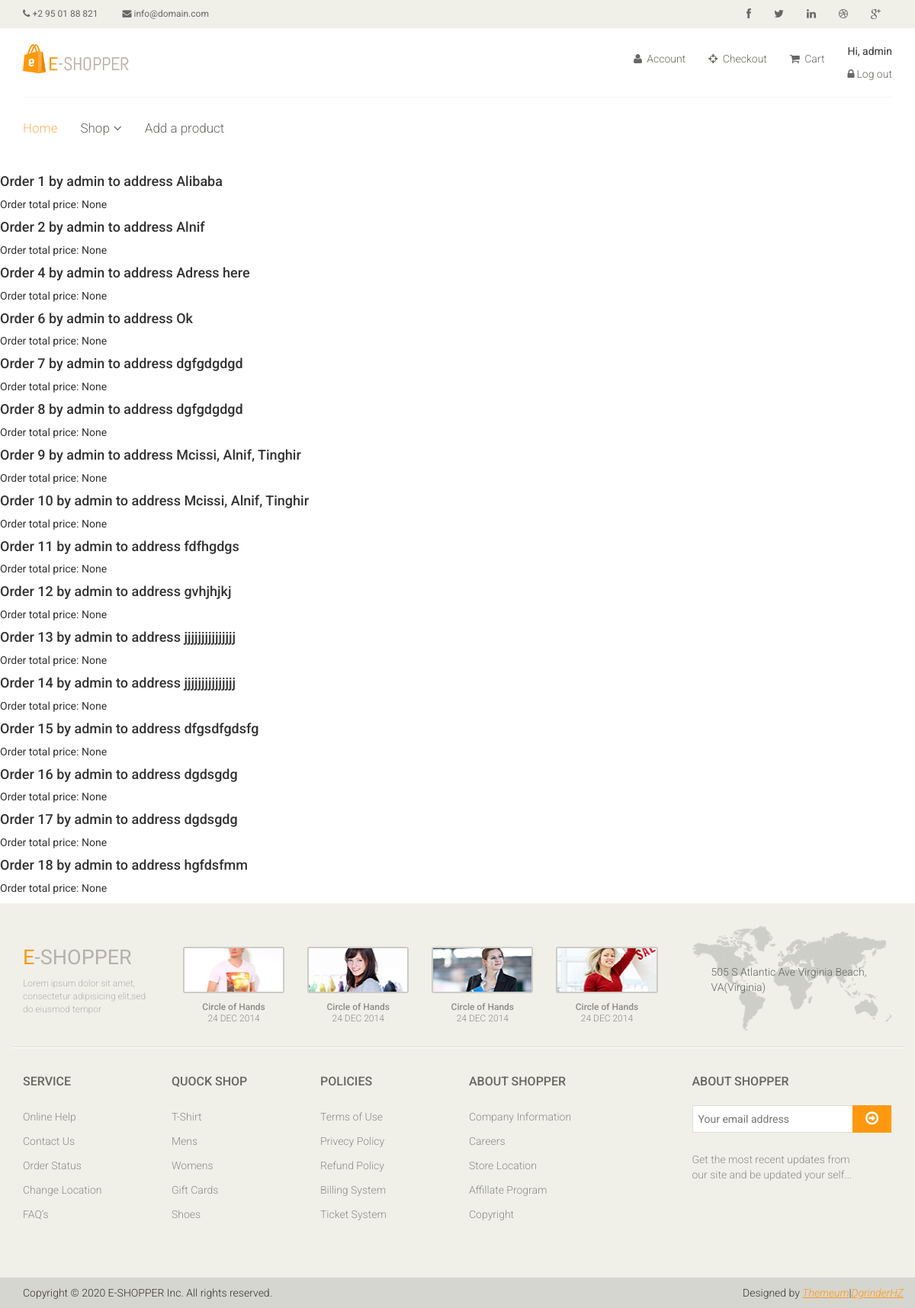
Screenshot of /orders/show_user_orders/ (signed in) with the database file from the repository.
### orders/models.py (models this page shows, shortened)
class Order(models.Model):
    address = models.CharField(max_length=100)
    user = models.ForeignKey(User, on_delete=models.CASCADE)
    items = models.ManyToManyField(Product)
    created_at = models.DateTimeField(auto_now_add=True)
    def total_price(self):
        return self.items.aggregate(total_price=Sum('price'))['total_price']

### orders/views.py (the view)
# urls.py: path('orders/show_user_orders/', show_user_orders, name='show_user_orders'),
@login_required
def show_user_orders(request):
    user = request.user
    orders = get_list_or_404(Order, user=user)
    return render(request, 'orders/orders_list.html', {'orders': orders})

### templates/orders/orders_list.html (shortened to what this page needs)
{% extends "base.html" %}
{% block content %}
    {% for order in orders %}
        <h4>Order {{ order.id }} by {{ order.user }} to address {{ order.address }}</h4>
        <p class="product-price">Order total price: {{ order.total_price }}</p>
    {% empty %}
    <p>No orders yet.</p>
    {% endfor %}
{% endblock %}

### templates/base.html (shortened to what this page needs)
{% load static %}
<!DOCTYPE html>
<html lang="en">
<head>
    <link href="{% static 'css/bootstrap.min.css' %}" rel="stylesheet">
    <link href="{% static 'css/font-awesome.min.css' %}" rel="stylesheet">
    <link href="{% static 'css/prettyPhoto.css' %}" rel="stylesheet">
    <link href="{% static 'css/price-range.css' %}" rel="stylesheet">
    <link href="{% static 'css/animate.css' %}" rel="stylesheet">
    <link href="{% static 'css/main.css' %}" rel="stylesheet">
    <link href="{% static 'css/responsive.css' %}" rel="stylesheet">
</head>
<body>
    <header id="header">
        <div class="header_top">
            <div class="container">
                <div class="row">
                    <div class="col-sm-6">
                        <div class="contactinfo">
                            <ul class="nav nav-pills">
                                <li><a href="#"><i class="fa fa-phone"></i> +2 95 01 88 821</a></li>
                                <li><a href="#"><i class="fa fa-envelope"></i> info@domain.com</a></li>
                            </ul>
                        </div>
                    </div>
                    <div class="col-sm-6">
                        <div class="social-icons pull-right">
                            <ul class="nav navbar-nav">
                                <li><a href="#"><i class="fa fa-facebook"></i></a></li>
                                <li><a href="#"><i class="fa fa-twitter"></i></a></li>
                                <li><a href="#"><i class="fa fa-linkedin"></i></a></li>
                                <li><a href="#"><i class="fa fa-dribbble"></i></a></li>
                                <li><a href="#"><i class="fa fa-google-plus"></i></a></li>
                            </ul>
                        </div>
                    </div>
                </div>
            </div>
        </div>
        <div class="header-middle">
            <div class="container">
                <div class="row">
                    <div class="col-sm-4">
                        <div class="logo pull-left">
                            <a href="{% url 'home' %}"><img src="{% static 'images/home/logo.png' %}" alt="" /></a>
                        </div>
                    </div>
                    <div class="col-sm-8">
                        <div class="shop-menu pull-right">
                            <ul class="nav navbar-nav">
                                <li><a href="#"><i class="fa fa-user"></i> Account</a></li>
                                <li><a href="{% url 'order' %}"><i class="fa fa-crosshairs"></i> Checkout</a></li>
                                <li>
                                    <a href="{% url 'cart' %}">
                                        <i class="fa fa-shopping-cart"></i>
                                        Cart
                                    </a>
                                </li>
                                <li>
                                    {% if user.is_authenticated %}
                                    <p>Hi, {{ user.username }}</p>
                                    <a href="{% url 'logout' %}"><i class="fa fa-lock"></i>Log out</a>
                                    {% else  %}
                                    <a href="{% url 'login' %}"><i class="fa fa-lock"></i>Log in</a>
                                    {% endif %}
                                </li>
                            </ul>
                        </div>
                    </div>
                </div>
            </div>
        </div>
        <div class="header-bottom">
            <div class="container">
                <div class="row">
                    <div class="col-sm-9">
                        <div class="mainmenu pull-left">
                            <ul class="nav navbar-nav collapse navbar-collapse">
                                <li><a href="{% url 'home' %}" class="active">Home</a></li>
                                <li class="dropdown"><a href="#">Shop<i class="fa fa-angle-down"></i></a>
                                </li>
                                {% if user.is_superuser%}
                                <li><a href="{% url 'product_add' %}">Add a product</a></li>
                                {% endif %}
                            </ul>
                        </div>
                    </div>
                </div>
            </div>
        </div>
    </header>
    {% block content %}
    {% endblock %}
    <footer id="footer">
		<div class="footer-top">
			<div class="container">
				<div class="row">
					<div class="col-sm-2">
						<div class="companyinfo">
							<h2><span>e</span>-shopper</h2>
							<p>Lorem ipsum dolor sit amet, consectetur adipisicing elit,sed do eiusmod tempor</p>
						</div>
					</div>
					<div class="col-sm-7">
						<div class="col-sm-3">
							<div class="video-gallery text-center">
								<a href="#">
									<div class="iframe-img">
										<img src="{% static 'images/home/iframe1.png' %}" alt="" />
									</div>
								</a>
								<p>Circle of Hands</p>
								<h2>24 DEC 2014</h2>
							</div>
						</div>
						<div class="col-sm-3">
							<div class="video-gallery text-center">
								<a href="#">
									<div class="iframe-img">
										<img src="{% static 'images/home/iframe2.png' %}" alt="" />
									</div>
								</a>
								<p>Circle of Hands</p>
								<h2>24 DEC 2014</h2>
							</div>
						</div>
						<div class="col-sm-3">
							<div class="video-gallery text-center">
								<a href="#">
									<div class="iframe-img">
										<img src="{% static 'images/home/iframe3.png' %}" alt="" />
									</div>
								</a>
								<p>Circle of Hands</p>
								<h2>24 DEC 2014</h2>
							</div>
						</div>
						<div class="col-sm-3">
							<div class="video-gallery text-center">
								<a href="#">
									<div class="iframe-img">
										<img src="{% static 'images/home/iframe4.png' %}" alt="" />
									</div>
								</a>
								<p>Circle of Hands</p>
								<h2>24 DEC 2014</h2>
							</div>
						</div>
					</div>
					<div class="col-sm-3">
						<div class="address">
							<img src="{% static 'images/home/map.png' %}" alt="" />
							<p>505 S Atlantic Ave Virginia Beach, VA(Virginia)</p>
						</div>
					</div>
				</div>
			</div>
		</div>
		<div class="footer-widget">
			<div class="container">
				<div class="row">
					<div class="col-sm-2">
						<div class="single-widget">
							<h2>Service</h2>
							<ul class="nav nav-pills nav-stacked">
								<li><a href="#">Online Help</a></li>
								<li><a href="#">Contact Us</a></li>
								<li><a href="#">Order Status</a></li>
								<li><a href="#">Change Location</a></li>
								<li><a href="#">FAQ’s</a></li>
							</ul>
						</div>
					</div>
					<div class="col-sm-2">
						<div class="single-widget">
							<h2>Quock Shop</h2>
							<ul class="nav nav-pills nav-stacked">
								<li><a href="#">T-Shirt</a></li>
								<li><a href="#">Mens</a></li>
								<li><a href="#">Womens</a></li>
								<li><a href="#">Gift Cards</a></li>
								<li><a href="#">Shoes</a></li>
							</ul>
						</div>
					</div>
					<div class="col-sm-2">
						<div class="single-widget">
							<h2>Policies</h2>
							<ul class="nav nav-pills nav-stacked">
								<li><a href="#">Terms of Use</a></li>
								<li><a href="#">Privecy Policy</a></li>
								<li><a href="#">Refund Policy</a></li>
								<li><a href="#">Billing System</a></li>
								<li><a href="#">Ticket System</a></li>
							</ul>
						</div>
					</div>
					<div class="col-sm-2">
						<div class="single-widget">
							<h2>About Shopper</h2>
							<ul class="nav nav-pills nav-stacked">
								<li><a href="#">Company Information</a></li>
								<li><a href="#">Careers</a></li>
								<li><a href="#">Store Location</a></li>
								<li><a href="#">Affillate Program</a></li>
								<li><a href="#">Copyright</a></li>
							</ul>
						</div>
					</div>
					<div class="col-sm-3 col-sm-offset-1">
						<div class="single-widget">
							<h2>About Shopper</h2>
							<form action="#" class="searchform">
								<input type="text" placeholder="Your email address" />
								<button type="submit" class="btn btn-default"><i class="fa fa-arrow-circle-o-right"></i></button>
								<p>Get the most recent updates from <br />our site and be updated your self...</p>
							</form>
						</div>
					</div>
				</div>
			</div>
		</div>
		<div class="footer-bottom">
			<div class="container">
				<div class="row">
					<p class="pull-left">Copyright © 2020 E-SHOPPER Inc. All rights reserved.</p>
					<p class="pull-right">Designed by <span><a target="_blank" href="http://www.themeum.com">Themeum</a>|<a target="_blank" href="https://github.com/DgrinderHZ">DgrinderHZ</a></span></p>
				</div>
			</div>
		</div>
	</footer>
</body>
</html>
</html>

### static/css/main.css (style rules this page uses)
body { font-family: 'Roboto', sans-serif; position: relative; font-weight:400px; }
ul li { list-style: none; }
a { -webkit-transition: 300ms; -moz-transition: 300ms; -o-transition: 300ms; transition: 300ms; }
h1, h2, h3, h4, h5, h6 { font-family: 'Roboto', sans-serif; }
.header_top { background: none repeat scroll 0 0 #F0F0E9; }
.contactinfo ul li:first-child { margin-left: -15px; }
.contactinfo ul li a { font-size: 12px; color: #696763; font-family: 'Roboto', sans-serif; }
.social-icons ul li a { border: 0 none; border-radius: 0; color: #696763; padding:0px; }
.social-icons ul li { display:inline-block; }
.social-icons ul li a i { padding: 11px 15px; transition: all 0.9s ease 0s; -moz-transition: all 0.9s ease 0s; -webkit-transition: all 0.9s ease 0s; -o-transition: all 0.9s ease 0s; }
.header-middle .container .row { border-bottom: 1px solid #f5f5f5; margin-left: 0; margin-right: 0; padding-bottom: 20px; padding-top: 20px; }
.header-middle .container .row .col-sm-4 { padding-left: 0; }
.header-middle .container .row .col-sm-8 { padding-right:0; }
.shop-menu ul li { display:inline-block; padding-left: 15px; padding-right: 15px; }
.shop-menu ul li:last-child { padding-right: 0; }
.shop-menu ul li a { background: #FFFFFF; color: #696763; font-family: 'Roboto', sans-serif; font-size: 14px; font-weight: 300; padding:0; padding-right: 0; margin-top: 10px; }
.shop-menu ul li a i { margin-right:3px; }
.header-bottom { padding-bottom: 30px; padding-top: 30px; }
.navbar-collapse.collapse { padding-left: 0; }
.mainmenu ul li { padding-right: 15px; padding-left: 15px; }
.mainmenu ul li:first-child { padding-left: 0px; }
.mainmenu ul li a { color: #696763; font-family: 'Roboto', sans-serif; font-size: 17px; font-weight: 300; padding: 0; padding-bottom: 10px; }
.mainmenu ul li a:hover, .mainmenu ul li a.active, .shop-menu ul li a.active { background:none; color:#fdb45e; }
.fa-angle-down { padding-left: 5px; }
#footer { background: #F0F0E9; }
.footer-top .container { border-bottom: 1px solid #E0E0DA; padding-bottom: 20px; }
.companyinfo { margin-top: 57px; }
.companyinfo h2 { color: #B4B1AB; font-family: abel; font-size: 27px; text-transform: uppercase; }
.companyinfo h2 span { color:#FE980F; }
.companyinfo p { color: #B3B3AD; font-family: 'Roboto', sans-serif; font-size: 12px; font-weight: 300; }
.footer-top .col-sm-3 { overflow: hidden; }
.video-gallery { margin-top: 57px; position: inherit; }
.video-gallery a img { height: 100%; width: 100%; }
.iframe-img { position: relative; display: block; height: 61px; margin-bottom: 10px; border: 2px solid #CCCCC6; border-radius: 3px; }
.video-gallery p { color: #8C8C88; font-family: 'Roboto', sans-serif; font-size: 12px; font-weight: 500; margin-bottom:0px; }
.video-gallery h2 { color: #8c8c88; font-family: 'Roboto', sans-serif; font-size: 12px; font-weight: 300; text-transform:uppercase; margin-top:0px; }
.address { margin-top: 30px; position: relative; overflow: hidden; }
.address img { width:100%; }
.address p { color: #666663; font-family: 'Roboto', sans-serif; font-size: 14px; font-weight: 300; left: 25px; position: absolute; top: 50px; }
.footer-widget { margin-bottom: 68px; }
.footer-widget .container { border-top: 1px solid #FFFFFF; padding-top: 15px; }
.single-widget h2 { color: #666663; font-family: 'Roboto', sans-serif; font-size: 16px; font-weight: 500; margin-bottom: 22px; text-transform: uppercase; }
.single-widget ul li a { color: #8C8C88; font-family: 'Roboto', sans-serif; font-size: 14px; font-weight: 300; padding: 5px 0; }
.searchform input { border: 1px solid #DDDDDD; color: #CCCCC6; font-family: 'Roboto', sans-serif; font-size: 14px; margin-top: 0; outline: medium none; padding: 7px; width: 212px; }
.searchform button { background: #FE980F; border: medium none; border-radius: 0; margin-left: -5px; margin-top: -3px; padding: 7px 17px; }
.searchform button i { color: #FFFFFF; font-size: 20px; }
.searchform p { color: #8C8C88; font-family: 'Roboto', sans-serif; font-size: 14px; font-weight: 300; margin-top: 25px; }
.footer-bottom { background: #D6D6D0; padding-top: 10px; }
.footer-bottom p { color: #363432; font-family: 'Roboto', sans-serif; font-weight: 300; margin-left: 15px; }
.footer-bottom p span a { color: #FE980F; font-style: italic; text-decoration: underline; }

### rows the page displays
Order: id "1", user "admin", address "Alibaba", total_price "None"
Order: id "2", user "admin", address "Alnif", total_price "None"
Order: id "4", user "admin", address "Adress here", total_price "None"
Order: id "6", user "admin", address "Ok", total_price "None"
Order: id "7", user "admin", address "dgfgdgdgd", total_price "None"
Order: id "8", user "admin", address "dgfgdgdgd", total_price "None"
Order: id "9", user "admin", address "Mcissi, Alnif, Tinghir", total_price "None"
Order: id "10", user "admin", address "Mcissi, Alnif, Tinghir", total_price "None"
Order: id "11", user "admin", address "fdfhgdgs", total_price "None"
Order: id "12", user "admin", address "gvhjhjkj", total_price "None"
Order: id "13", user "admin", address "jjjjjjjjjjjjjjj", total_price "None"
Order: id "14", user "admin", address "jjjjjjjjjjjjjjj", total_price "None"
Order: id "15", user "admin", address "dfgsdfgdsfg", total_price "None"
Order: id "16", user "admin", address "dgdsgdg", total_price "None"
Order: id "17", user "admin", address "dgdsgdg", total_price "None"
Order: id "18", user "admin", address "hgfdsfmm", total_price "None"

### other values shown
{{ user.username }} "admin"
